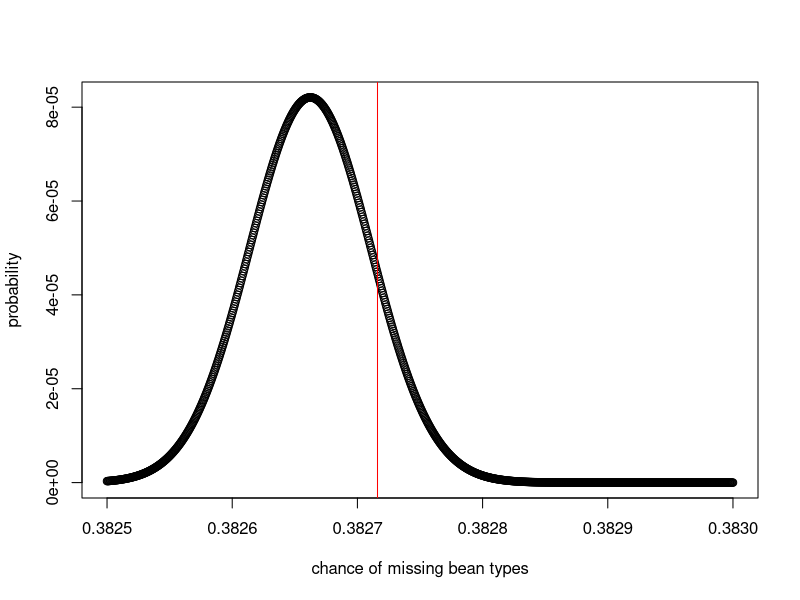

Source code (R):
## Toy problem

analytic_p <- 93 / 243

p_grid <- seq(from = 0.3825, to = 0.3830, length.out = 1000)
likelihood <- dbinom(38266235, size = 100000000, prob = p_grid)
plot(p_grid, likelihood,
  type = "b",
  xlab = "chance of missing bean types",
  ylab = "probability"
)
abline(v = analytic_p, col = "red")
